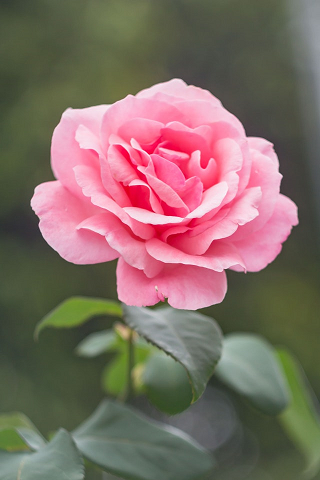
#> input picture Utokyo_lessens_S1S2/メディアプログラミング入門/メディアプログラミング入門20190708/img/flor-flower-garden-736230_mini.png, 320 x 480 px
$ jupyter execute ImageProcessing3.ipynb   (shell and % lines are left out)   (older library calls are emulated)
#> lines starting #> are read from the running program, lines starting #| are printed output that depends on the picture
# 画像処理３：二次元デジタルフィルタ

二次元デジタルフィルタは、画像が入力されると、その画像のそれぞれの画素に対して何らかの輝度変換をかけて新しい画像を生成します。
例えば、`ImageBinarization.ipynb`で演習した「閾値処理による画像の二値化（白黒化）」は、画像の各画素に対して、指定された定数（閾値）よりも高ければ白、低ければ黒とする手法でした。

しかし、各画素の値はその画素だけでなく、その画素を含む周辺の画素の値から計算して決めることもできます。
（画像処理では、注目している画素の周辺の画素のことを「近傍」と呼びます。）
このとき、その近傍の画素の値をそれぞれどの程度取るかをいろいろと変えることによって、様々な効果を実現することができます。

例えば
- 周辺の画素から満遍なく値を取る場合、平均値フィルタと呼ばれ、ボケた画像を生成します
- その画素と、周辺の画素の差を取る場合、ラプラシアンフィルタと呼ばれ、輪郭線を取り出したような画像になります

近傍の画素をどのように取っていくのかを決めるフィルタはkernelと呼ばれ、通常は3x3や5x5、7x7、11x11など、一片が奇数の画素からなる正方行列です。
また、注目する画像を徐々に移動しながら、各画素に対し、カーネルを当てはめて値を計算していく処理を「**畳み込み（convolution)**」と呼びます。

**畳み込みは、Deep Learningによる画像処理の最も基本的な処理です。**
(2012年に始めに考案されたDeep Learningによる物体認識モデルである`AlexNet`は、別名`Convolutional Neural Network (CNN)`と呼ばれます。）
Deep LearningはConvolutionの繰り返しであると言っても過言ではありません。
この機会に、Convlutionの概念をしっかり理解しておきましょう。

## 1. 原画像の読み込み

まずは現画像を読み込みます。
入力画像をいろいろと変えて試してみましょう。

[cell 1]
import matplotlib.pyplot as plt
import cv2

# 原画像をいろいろと変えてみましょう
imgfile = 'img/flor-flower-garden-736230_mini.png'
#imgfile = 'img/action-active-activity-2091651_mini.jpg'
#imgfile = 'img/flowers-19830_640.jpg'

img_gray = cv2.cvtColor(cv2.imread(imgfile), cv2.COLOR_BGR2GRAY)
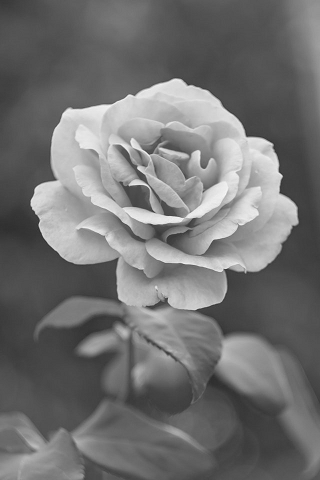
#> img_gray: shape (480, 320); min 45, max 246, mean 113.6
print('hight:', len(img_gray), 'width: ', len(img_gray[0]))
#| hight: 480 width:  320

plt.figure(figsize=(6, 8))
plt.imshow(img_gray, 'gray')
cv2.imwrite('img/OriginalImage.jpg', img_gray)
#> Out = True

## 2. 平均値フィルタ

画像の各画素について、その画素の値と、その周辺の画素の値の平均値でその画素の値を置き換えたものです。
ボケた画像になります。

[cell 2]
import numpy as np

# 平均値フィルタ（３ｘ３）その画素を中心に、その左右、上下、斜め上下の合計9個の画素の平均値で置き換える
kernel1 = np.array([[1/9, 1/9, 1/9],
                   [1/9, 1/9, 1/9],
                   [1/9, 1/9, 1/9]], np.float32)

# 平均値フィルタ（５ｘ５）
kernel2 = np.array([[1/25, 1/25, 1/25, 1/25, 1/25],
                    [1/25, 1/25, 1/25, 1/25, 1/25],
                    [1/25, 1/25, 1/25, 1/25, 1/25],
                    [1/25, 1/25, 1/25, 1/25, 1/25],
                    [1/25, 1/25, 1/25, 1/25, 1/25]], np.float32)

#dst_img = cv2.filter2D(img_gray,-1,kernel1)# 平均値フィルタ（３ｘ３）
dst_img = cv2.filter2D(img_gray,-1,kernel2)# 平均値フィルタ（５ｘ５）

plt.figure(figsize=(12, 8))
plt.subplot(121),plt.imshow(img_gray, 'gray'),plt.title('Original')
plt.subplot(122),plt.imshow(dst_img, 'gray'),plt.title('Averaging')
plt.show()
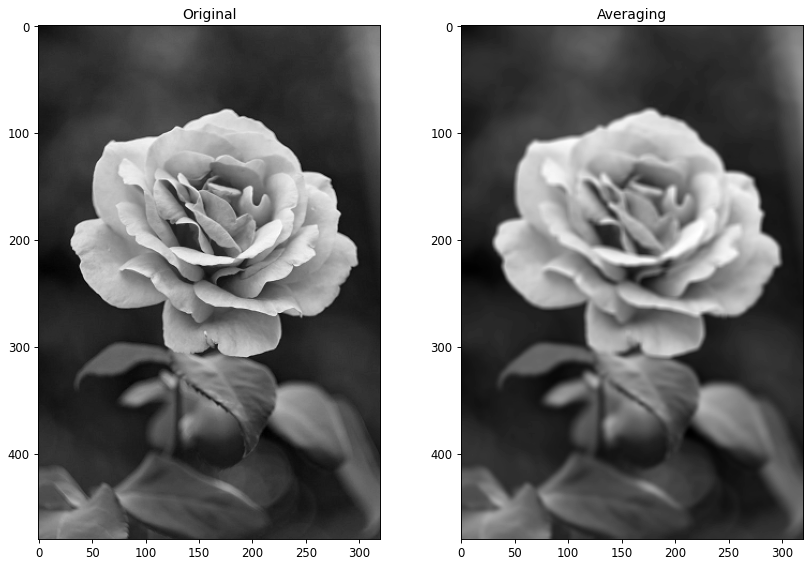
#> figure drawn by matplotlib, 2 panels
cv2.imwrite('img/MeanImage.jpg', dst_img)
#> Out = True

## 3. 鮮鋭化フィルタ

画像の各画素について、
- その画素の値と、その周辺の画素の値が違うとき、その画素の値を大きくする
- その画素の値と、その周辺の画素の値が同じ時、その画素の元の値をそのまま使う

ことで、
輪郭を際立たせ、鮮鋭にするフィルタです。
輪郭線を見比べてみてください。

[cell 3]
k = 5
kernel = np.array([[-k/8, -k/8, -k/8],
                   [-k/8,  1+k, -k/8],
                   [-k/8, -k/8, -k/8]], np.float32)

dst_img = cv2.filter2D(img_gray,-1,kernel)
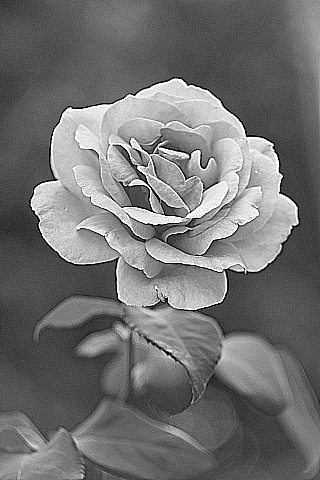
#> dst_img: shape (480, 320); min 0, max 255, mean 113.2

plt.figure(figsize=(12, 8))
plt.subplot(121),plt.imshow(img_gray, 'gray'),plt.title('Original')
plt.subplot(122),plt.imshow(dst_img, 'gray'),plt.title('Sharpening')
plt.show()
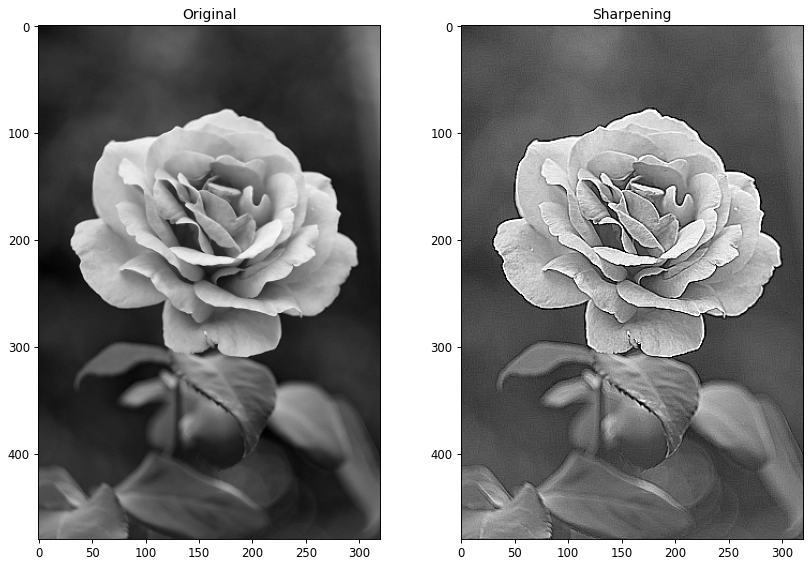
#> figure drawn by matplotlib, 2 panels

cv2.imwrite('img/ShapeningImage.jpg', dst_img)
#> Out = True

## 4. ラプラシアンフィルタ

画像の各画素について、
- その画素の値とその周辺の画素の値が違うとき、その画素の値を大きくする
- その画素の値とその周辺の画素の値が同じ時、その画素の値は0にする

とすることによって、周辺との輝度が違う輪郭線を取り出すフィルタです。

[cell 4]
# ラプラシアン（３×３）
kernel1 = np.array([[-1,  -1, -1],
                   [-1, 8, -1],
                   [-1,  -1, -1]], np.float32)

# ラプラシアン（５ｘ５）
kernel2 = np.array([[-1, -3, -4, -3, -1],
                    [-3,  0,  6,  0, -3],
                    [-4,  6, 20,  6, -4],
                    [-3,  0,  6,  0, -3],
                    [-1, -3, -4, -3, -1]], np.float32)

#dst_img = cv2.filter2D(img_gray,-1,kernel1) # ラプラシアン（３ｘ３）
#dst_img2 = cv2.Laplacian(img_gray, cv2.CV_8U, ksize=5) # こちらでもいい

dst_img = cv2.filter2D(img_gray,-1,kernel2) # ラプラシアン（５ｘ５）
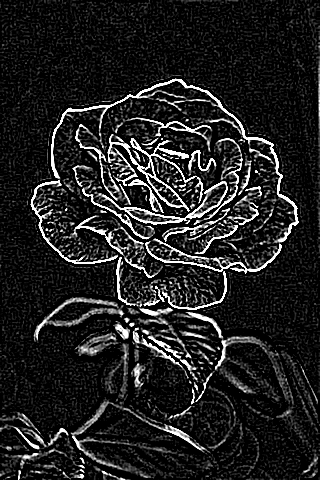
#> dst_img: shape (480, 320); min 0, max 255, mean 33
#dst_img2 = cv2.Laplacian(img_gray, cv2.CV_8U, ksize=5) # こちらでもいい

plt.figure(figsize=(12, 8))
plt.subplot(121),plt.imshow(img_gray, 'gray'),plt.title('Original')
plt.subplot(122),plt.imshow(dst_img, 'gray'),plt.title('Laplacian')
plt.show()

cv2.imwrite('img/LaplacianImage.jpg', dst_img)
#> Out = True

## 5. 横ブレ・縦ブレフィルタ

画像の各画素について、その画素の値を、その画素と、その横方向に並ぶ画素の値の平均値で置き換えることによって、横ブレを作り出すフィルタです。
縦ブレは同様に縦方向の画素の平均値で置き換えます。

[cell 5]
import numpy as np

# 横ブレフィルタ（７ｘ７）
kernel1 = np.array([[0, 0, 0, 0, 0, 0, 0],
                    [0, 0, 0, 0, 0, 0, 0],
                    [0, 0, 0, 0, 0, 0, 0],
                    [1/7, 1/7, 1/7, 1/7, 1/7, 1/7, 1/7],
                    [0, 0, 0, 0, 0, 0, 0],
                    [0, 0, 0, 0, 0, 0, 0],
                    [0, 0, 0, 0, 0, 0, 0]], np.float32)
# 以下の式でも同じ
# kernel1 = np.array([[1/7, 1/7, 1/7, 1/7, 1/7, 1/7, 1/7]], np.float32)

# 縦ブレフィルタ（７ｘ７）
kernel2 = np.array([[0, 0, 0, 1/7, 0, 0, 0],
                    [0, 0, 0, 1/7, 0, 0, 0],
                    [0, 0, 0, 1/7, 0, 0, 0],
                    [0, 0, 0, 1/7, 0, 0, 0],
                    [0, 0, 0, 1/7, 0, 0, 0],
                    [0, 0, 0, 1/7, 0, 0, 0],
                    [0, 0, 0, 1/7, 0, 0, 0]], np.float32)
# 以下の式でも同じ
# kernel2 = np.array([1/7, 1/7, 1/7, 1/7, 1/7, 1/7, 1/7], np.float32)

dst_img1 = cv2.filter2D(img_gray,-1,kernel1)# # 横ブレフィルタ（７ｘ７）
dst_img2 = cv2.filter2D(img_gray,-1,kernel2)# # 縦ブレフィルタ（７ｘ７）
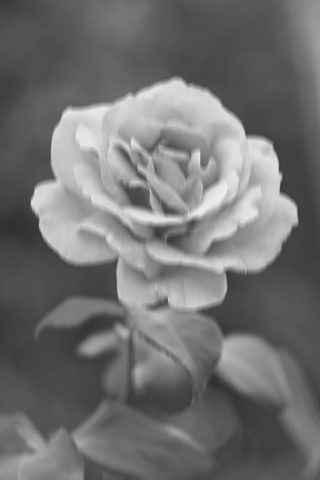
#> dst_img2: shape (480, 320); min 47, max 240, mean 113.6

plt.figure(figsize=(12, 8))
plt.subplot(121),plt.imshow(dst_img1, 'gray'),plt.title('Horizontal blur')
plt.subplot(122),plt.imshow(dst_img2, 'gray'),plt.title('Vertical blur')
plt.show()

cv2.imwrite('img/Hhorizontal_blur.jpg', dst_img1)
cv2.imwrite('img/Vertical_blur.jpg', dst_img2)
#> Out = True

## 6. ガウシアンフィルタ

画像の各画素について、その画素の値を一番多く取りますが、その周辺の画素の値も、その距離に応じて値を少しずつもらってくることで、なだらかなボケを作り出す手法です。
カメラのレンズ調節で焦点があっていないことによって生じるピンボケは、ガウシアンフィルタで模倣することができます。

ここで、ピンボケとは何かを考えてみましょう。
ピントがぴったり合っていれば、ある画素の輝度値は、撮影対象の風景のうち、その画素に対応する領域のみから発せられる光によって決められます。
しかしながらピントがずれていると、その領域だけでなく、その周辺の領域の光もその画素に到達してしまいます。
ここで、周辺の領域の光がどの程度混ざってくるかは、対応する領域に近ければ近いほど多く、遠ければ遠いほど少ないと考えられます。
つまり、対応する領域を中心とする距離に応じて減衰するということです。
このとき、その減衰の仕方は[正規分布（ガウス分布）](https://ja.wikipedia.org/wiki/%E6%AD%A3%E8%A6%8F%E5%88%86%E5%B8%83)でモデル化できます。

### 6.1 1次元のガウス分布

ガウス分布がどのようなものか見てみましょう。
opencvの関数`getGaussianKernel`を使ってガウシアンフィルタを生成します。
ガウス分布は平均$\mu$と標準偏差$\sigma$の二つの値をとり、以下の式で定義されます。

$$f_{1d}(x)={\frac {1}{\sqrt {2\pi \sigma ^{2}}}}\exp \!\left(-{\frac {(x-\mu )^{2}}{2\sigma ^{2}}}\right)\quad (x\in \mathbb {R} ) \tag{1} $$

画像のフィルタとして使用する場合、元の画像の全体の輝度に影響を与えいなよう、
全要素の値の総和が1になるよう平均値が調整されます
（もし総和が1を超えると、画像が全体的に明るくなってしまったり、表現可能な輝度の最大値を超える可能性があるためです）。
よって、指定するのは標準偏差のみです。

[cell 6]
## dimension次元、標準偏差sigmaのガウス分布を生成します
dimension = 11
sigma = 5

gaussian_1d = cv2.getGaussianKernel(dimension, sigma)
plt.plot(gaussian_1d)
print('ガウシアンフィルタの全要素の和：', sum(gaussian_1d))
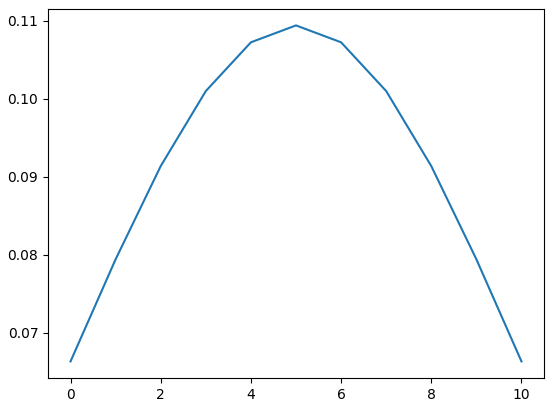
#> figure drawn by matplotlib, 1 panel; curve peaks at x = 5, y = 0.109

中央が最も高く、両端に行くにしたがって値が小さくなり、すべての要素（これは11次元のベクトルなので、11個の要素を）を足すと1になるようなガウス分布ができました。

### 6.2 2次元のガウス分布

先ほど生成したのは1次元のガウシアンフィルタです。
2次元にするために、1次元のガウシアンフィルタ間の積をとります。
これを式で表すと、

$$f(x,y)=\frac{1}{\sqrt{2\pi}\sigma}exp(-\frac{(x-\mu)^2+(y-\mu)^2}{2\sigma^2})\quad (x, y\in \mathbb {R} )  \tag{2}$$

となります。

[cell 7]
gaussian_2d = gaussian_1d * gaussian_1d.T
plt.imshow(gaussian_2d, 'gray')
plt.colorbar()
print('ガウシアンフィルタの全要素の和：', sum(sum(gaussian_2d)))
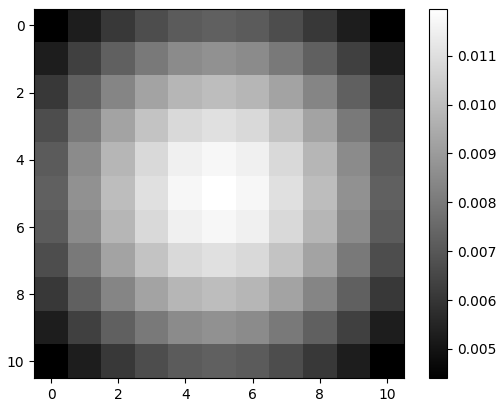
#> figure drawn by matplotlib, 2 panels

中央の値が最も大きく、そこから離れるにしたがって値が小さくなるようなフィルタができました。
これを画像に畳み込みするとどうなるでしょうか？

原画像を$I$、生成される画像$I'$とします。
生成される画像$I$の座標$(x, y)$の画素$I'(x, y)$は、原画像$I$の座標$(x, y)$の画素$I(x, y)$の値を最も大きく取り、
さらにその周辺の座標$(x\pm a, y\pm b)$、ただし$ a, b = \{-5, -4, -3, -2, -1, 1, 2, 3, 4, 5\}$（ガウシアンフィルタのサイズが$11$の場合）の画素からも少しずつ値をとっていきます。
このとき、その重みが上の式(2)にあるように、中心から離れるほど小さくなるというわけです。

### 6.3 画像に対するガウシアンフィルタの適用

それでは二次元ガウシアンフィルタを画像に畳み込んでみましょう。
左の原画像に対し、右の画像はピンボケしたようになりましたか？
ガウシアンフィルタの標準偏差$\sigma$を変えるとどうなるか、いろいろと試してみましょう。

[cell 8]
import numpy as np


dst_img = cv2.filter2D(img_gray,-1,gaussian_2d)# ガウシアンフィルタを適用

plt.figure(figsize=(12, 8))
plt.subplot(121),plt.imshow(img_gray, 'gray'),plt.title('Original image')
plt.subplot(122),plt.imshow(dst_img1, 'gray'),plt.title('Gaussian filter')
plt.show()

cv2.imwrite('img/GaussianImage.jpg', dst_img)
#> Out = True

$ run again, with Utokyo_lessens_S1S2/メディアプログラミング入門/メディアプログラミング入門20190708/img/action-active-activity-2091651_mini.jpg saved as Utokyo_lessens_S1S2/メディアプログラミング入門/メディアプログラミング入門20190708/img/flor-flower-garden-736230_mini.png
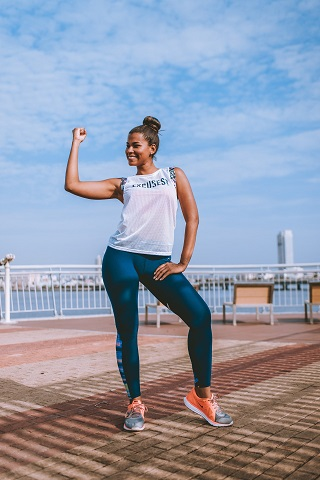
#> input picture Utokyo_lessens_S1S2/メディアプログラミング入門/メディアプログラミング入門20190708/img/action-active-activity-2091651_mini.jpg, 320 x 480 px
#| hight: 480 width:  320
#> `cv2.imwrite('img/OriginalImage.jpg', img_gray)`: Out = True
#> `dst_img = cv2.filter2D(img_gray,-1,kernel2)`:
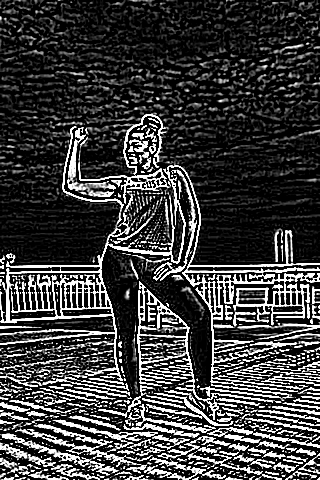
#> dst_img: shape (480, 320); min 0, max 255, mean 61.7
#> `dst_img = cv2.filter2D(img_gray,-1,gaussian_2d)# ガウシアンフィルタを適用`:
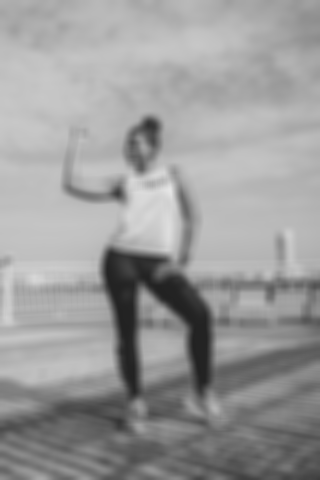
#> dst_img: shape (480, 320); min 34, max 229, mean 154.6

$ run again, with Utokyo_lessens_S1S2/メディアプログラミング入門/メディアプログラミング入門20190708/img/flowers-19830_640.jpg saved as Utokyo_lessens_S1S2/メディアプログラミング入門/メディアプログラミング入門20190708/img/flor-flower-garden-736230_mini.png
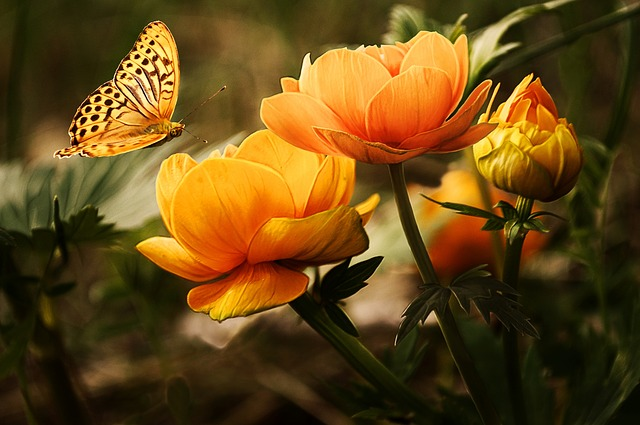
#> input picture Utokyo_lessens_S1S2/メディアプログラミング入門/メディアプログラミング入門20190708/img/flowers-19830_640.jpg, 640 x 425 px
#| hight: 425 width:  640
#> `cv2.imwrite('img/OriginalImage.jpg', img_gray)`: Out = True
#> `dst_img = cv2.filter2D(img_gray,-1,kernel2)`:
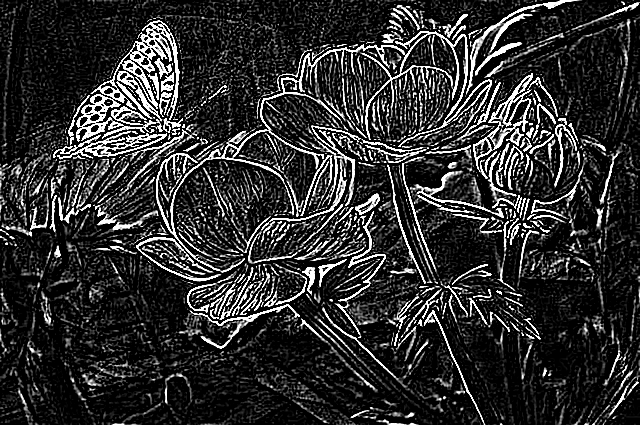
#> dst_img: shape (425, 640); min 0, max 255, mean 46.3
#> `dst_img = cv2.filter2D(img_gray,-1,gaussian_2d)# ガウシアンフィルタを適用`:
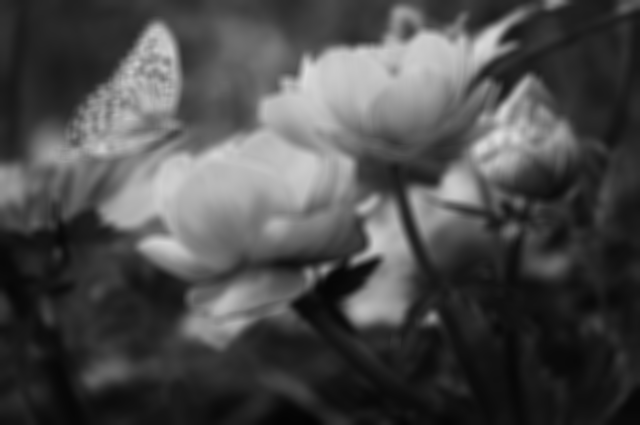
#> dst_img: shape (425, 640); min 3, max 222, mean 75
